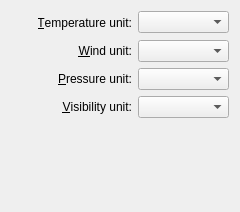
<ui version="4.0" >
 <class>weatherUnits</class>
 <widget class="QWidget" name="weatherUnits" >
  <property name="windowModality" >
   <enum>Qt::NonModal</enum>
  </property>
  <property name="geometry" >
   <rect>
    <x>0</x>
    <y>0</y>
    <width>240</width>
    <height>212</height>
   </rect>
  </property>
  <property name="sizePolicy" >
   <sizepolicy vsizetype="Preferred" hsizetype="Preferred" >
    <horstretch>0</horstretch>
    <verstretch>0</verstretch>
   </sizepolicy>
  </property>
  <property name="minimumSize" >
   <size>
    <width>0</width>
    <height>0</height>
   </size>
  </property>
  <property name="maximumSize" >
   <size>
    <width>16777215</width>
    <height>16777215</height>
   </size>
  </property>
  <property name="windowTitle" >
   <string>Weather Units</string>
  </property>
  <layout class="QGridLayout" name="gridLayout" >
   <item row="0" column="0" >
    <spacer name="horizontalSpacer" >
     <property name="orientation" >
      <enum>Qt::Horizontal</enum>
     </property>
     <property name="sizeType" >
      <enum>QSizePolicy::Expanding</enum>
     </property>
     <property name="sizeHint" stdset="0" >
      <size>
       <width>20</width>
       <height>23</height>
      </size>
     </property>
    </spacer>
   </item>
   <item row="0" column="1" >
    <widget class="QLabel" name="label_6" >
     <property name="text" >
      <string>&amp;Temperature unit:</string>
     </property>
     <property name="alignment" >
      <set>Qt::AlignRight|Qt::AlignTrailing|Qt::AlignVCenter</set>
     </property>
     <property name="buddy" >
      <cstring>tempOptionsComboList</cstring>
     </property>
    </widget>
   </item>
   <item row="0" column="2" >
    <widget class="QComboBox" name="tempOptionsComboList" >
     <property name="sizePolicy" >
      <sizepolicy vsizetype="Fixed" hsizetype="Expanding" >
       <horstretch>0</horstretch>
       <verstretch>0</verstretch>
      </sizepolicy>
     </property>
    </widget>
   </item>
   <item row="1" column="1" >
    <widget class="QLabel" name="label_5" >
     <property name="text" >
      <string>&amp;Wind unit:</string>
     </property>
     <property name="alignment" >
      <set>Qt::AlignRight|Qt::AlignTrailing|Qt::AlignVCenter</set>
     </property>
     <property name="buddy" >
      <cstring>windOptionsComboList</cstring>
     </property>
    </widget>
   </item>
   <item row="1" column="2" >
    <widget class="QComboBox" name="windOptionsComboList" >
     <property name="sizePolicy" >
      <sizepolicy vsizetype="Fixed" hsizetype="Expanding" >
       <horstretch>0</horstretch>
       <verstretch>0</verstretch>
      </sizepolicy>
     </property>
    </widget>
   </item>
   <item row="2" column="1" >
    <widget class="QLabel" name="label_8" >
     <property name="text" >
      <string>&amp;Pressure unit:</string>
     </property>
     <property name="alignment" >
      <set>Qt::AlignRight|Qt::AlignTrailing|Qt::AlignVCenter</set>
     </property>
     <property name="buddy" >
      <cstring>pressureOptionsComboList</cstring>
     </property>
    </widget>
   </item>
   <item row="2" column="2" >
    <widget class="QComboBox" name="pressureOptionsComboList" >
     <property name="sizePolicy" >
      <sizepolicy vsizetype="Fixed" hsizetype="Expanding" >
       <horstretch>0</horstretch>
       <verstretch>0</verstretch>
      </sizepolicy>
     </property>
    </widget>
   </item>
   <item row="3" column="1" >
    <widget class="QLabel" name="label_7" >
     <property name="text" >
      <string>&amp;Visibility unit:</string>
     </property>
     <property name="alignment" >
      <set>Qt::AlignRight|Qt::AlignTrailing|Qt::AlignVCenter</set>
     </property>
     <property name="buddy" >
      <cstring>visibilityOptionsComboList</cstring>
     </property>
    </widget>
   </item>
   <item row="3" column="2" >
    <widget class="QComboBox" name="visibilityOptionsComboList" >
     <property name="sizePolicy" >
      <sizepolicy vsizetype="Fixed" hsizetype="Expanding" >
       <horstretch>0</horstretch>
       <verstretch>0</verstretch>
      </sizepolicy>
     </property>
    </widget>
   </item>
   <item row="4" column="2" >
    <spacer name="verticalSpacer_5" >
     <property name="orientation" >
      <enum>Qt::Vertical</enum>
     </property>
     <property name="sizeType" >
      <enum>QSizePolicy::Expanding</enum>
     </property>
     <property name="sizeHint" stdset="0" >
      <size>
       <width>91</width>
       <height>13</height>
      </size>
     </property>
    </spacer>
   </item>
  </layout>
 </widget>
 <resources/>
 <connections/>
</ui>
